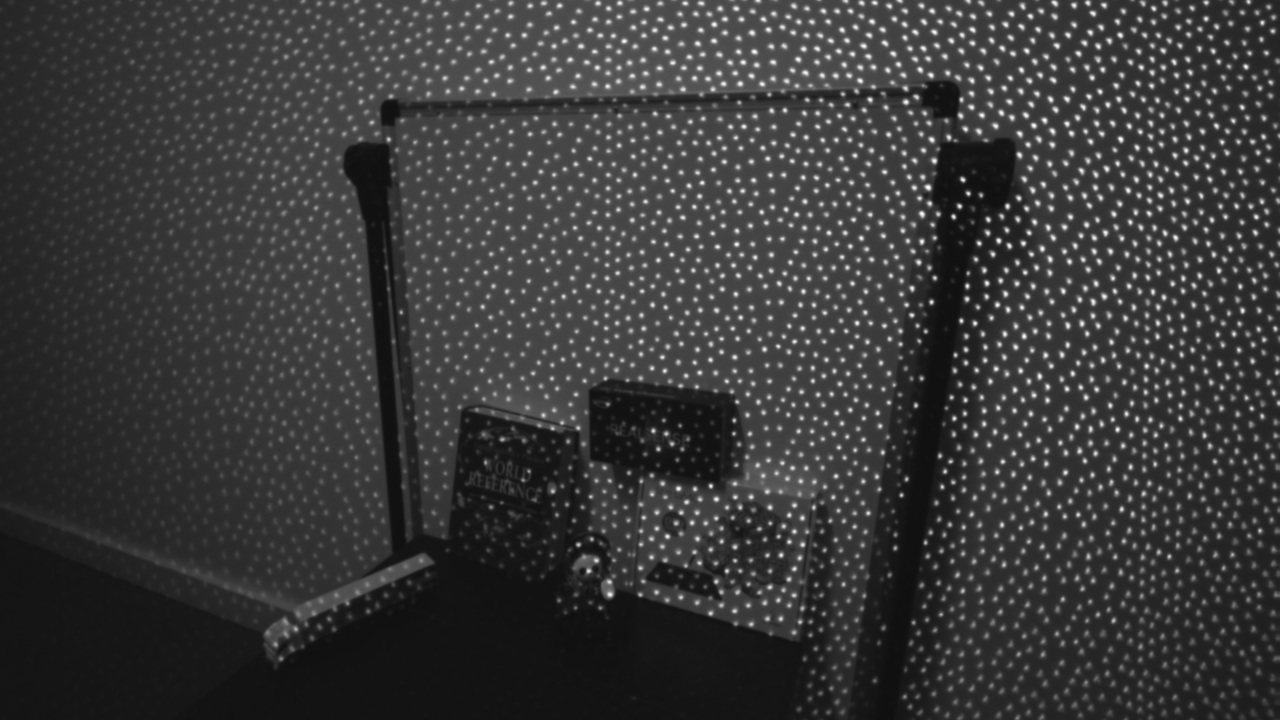
#> input picture left_image.png, 1280 x 720 px
$ python stereo-vision.py --l_img ./left_image.png --r_img ./right_image.png
#> lines starting #> are read from the running program, lines starting #| are printed output that depends on the picture
'''

File name: test_image_filtering.py
Description: This script performs filtering image

Author: Victor Santiago Solis Garcia
Creation date: 05/16/2024

Usage example:  python .\stereo-vision.py --l_img .\left_image.png --r_img .\right_image.png

'''

import cv2
import matplotlib.pyplot as plt
import numpy as np
import argparse

# Definir constantes fuera de las funciones
BASELINE = 94.926
RECTIFIED_FX = 648.52
RECTIFIED_CX = 635.709
RECTIFIED_CY = 370.88

def parser_user_data():
    """
    Function to input the user data

    Parameter(s):    None

    Returns:      args object
    """
    parser = argparse.ArgumentParser(description="Stereo images")
    parser.add_argument('--l_img', type=str, required=True, help="Path to the left image.")
    parser.add_argument('--r_img', type=str, required=True, help="Path to the right image.")
    args = parser.parse_args()
    return args

# [50 lines left out: functions compute_values, select_points_left, not called in this run]

def pipeline():
    args = parser_user_data()

    image_left = cv2.imread(args.l_img, 0)
#> image_left is the input picture: shape (720, 1280); min 16, max 253, mean 57.6
    image_right = cv2.imread(args.r_img, 0)
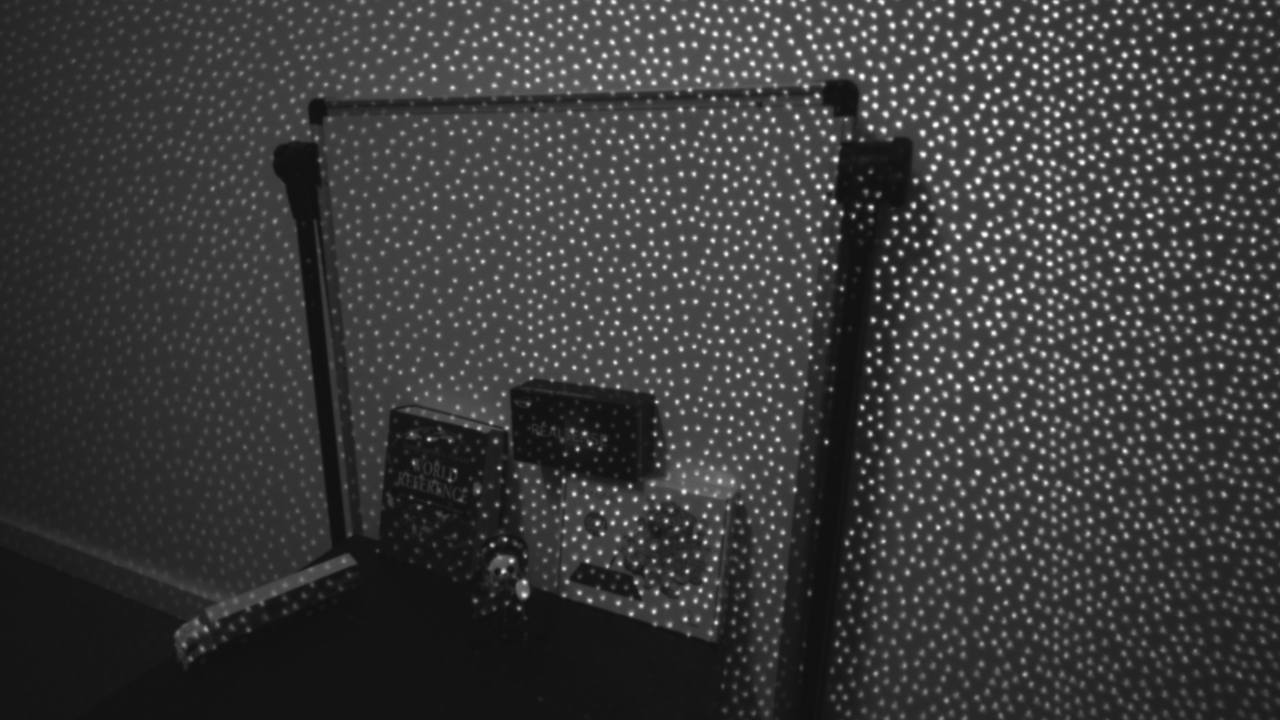
#> input picture right_image.png, 1280 x 720 px
#> image_right is the input picture: shape (720, 1280); min 16, max 255, mean 59.5

    stereo = cv2.StereoBM_create(numDisparities=144, blockSize=23)

    # Calcular mapa de disparidad
    disparity_map = stereo.compute(image_left, image_right).astype(np.float32) / 16
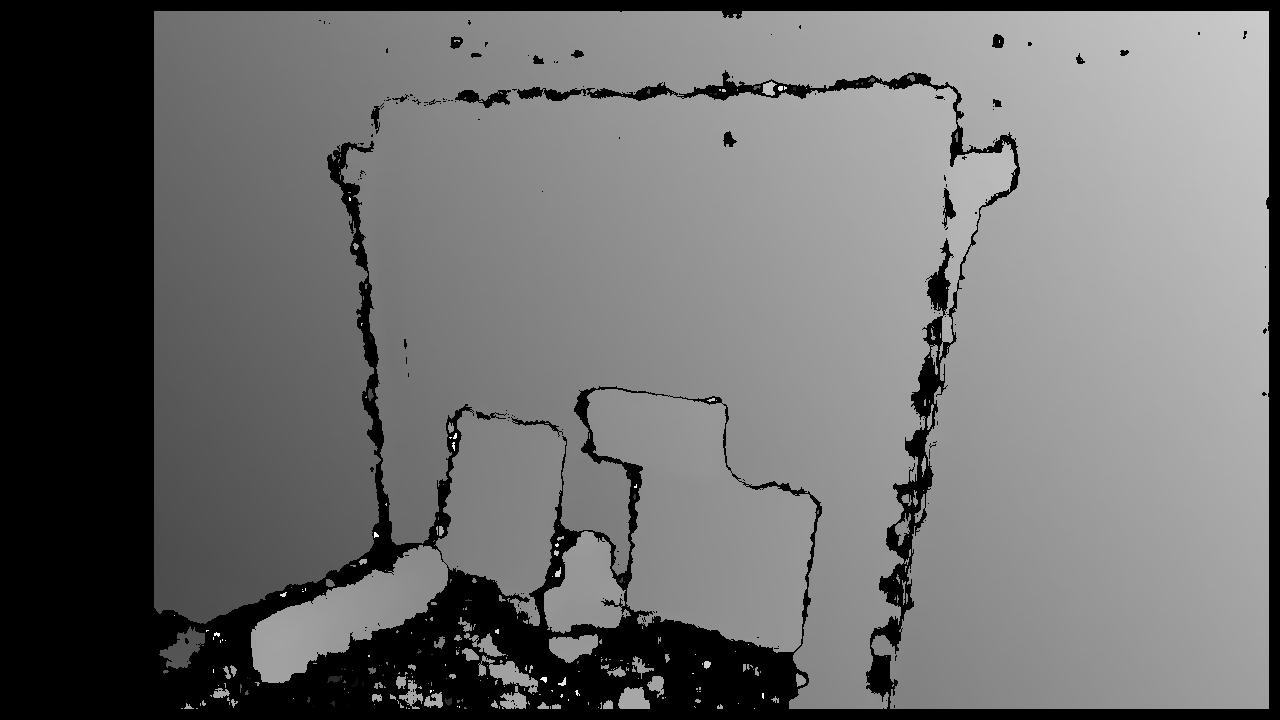
#> disparity_map: shape (720, 1280) float32; min -1, max 143, mean 61.1; drawn with min black and max white

    points_left = []

    cv2.namedWindow('Select Points - Left Image')
    cv2.setMouseCallback('Select Points - Left Image', select_points_left, [points_left, image_left, disparity_map])
    cv2.imshow('Select Points - Left Image', image_left)

    cv2.waitKey(0)
    cv2.destroyAllWindows()

if __name__ == '__main__':
    pipeline()
